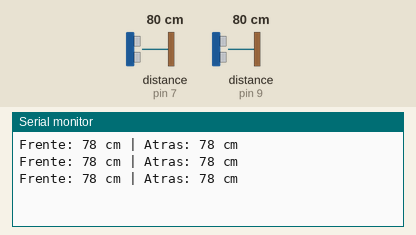
Recording of a sketch running on a simulated Arduino Uno, built with avr-gcc and run on an emulated ATmega328P. Shown: the last lines printed to the serial monitor. Wiring (inferred from the names in the program): 2 × ultrasonic range finder: trigger pin 6, echo pin 7 / trigger pin 8, echo pin 9. The inputs (shaded band) are chosen by the test bench; at power-on: distance to the obstacle (sensors on pin 7, pin 9) 80 cm. The echo pulse lasts 58.3 µs per cm.

Above: at 1.3 s.
1.4 s: distance to the obstacle (sensor on pin 7) set to 2 cm
At 2.0 s:
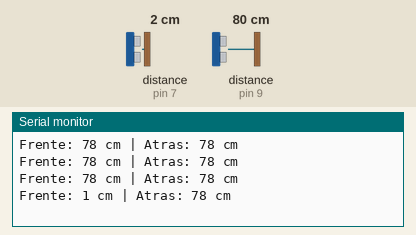
2.9 s: distance to the obstacle (sensor on pin 9) set to 2 cm
At 3.5 s:
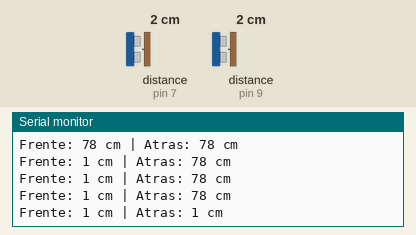
4.4 s: distance to the obstacle (sensor on pin 7) set to 4 cm
At 5.0 s:
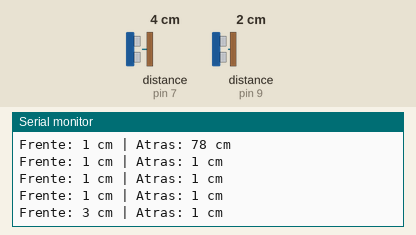
5.9 s: distance to the obstacle (sensor on pin 9) set to 4 cm
At 6.5 s:
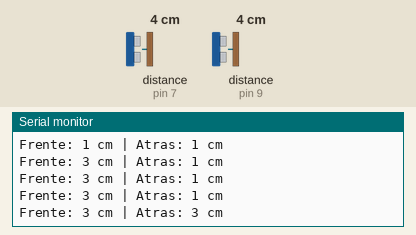
Timing chart, 0 to 8.4 s (numbered marks = the images above; inputs shaded):
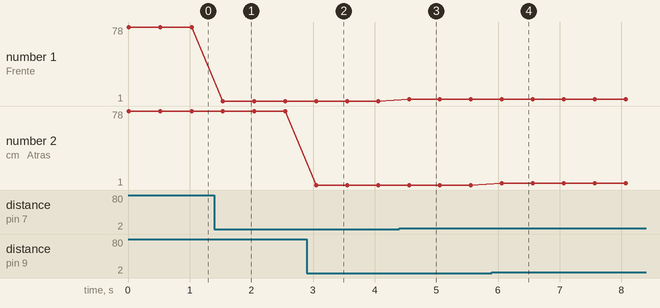

Measured:
- after the input at 1.4 s, the serial monitor: prints a new line after 0.14 s (image 1)
- after the input at 2.9 s, the serial monitor: prints a new line after 0.15 s (image 2)
- after the input at 4.4 s, the serial monitor: prints a new line after 0.16 s (image 3)
- after the input at 5.9 s, the serial monitor: prints a new line after 0.16 s (image 4)
- plotted number 1: 78 → 1 after the input at 1.4 s, 1 → 3 after the input at 4.4 s

The sketch:

2_test_ultrasonicos.ino
```cpp
/*
  Test de sensores ultrasónicos
  - Mide distancia con dos HC-SR04
  - Muestra valores en cm
*/
#define trigFront 6
#define echoFront 7
#define trigBack 8
#define echoBack 9

long medirDistancia(int trig, int echo) {
  digitalWrite(trig, LOW); delayMicroseconds(2);
  digitalWrite(trig, HIGH); delayMicroseconds(10);
  digitalWrite(trig, LOW);
  long duracion = pulseIn(echo, HIGH);
  return duracion * 0.034 / 2;
}

void setup() {
  Serial.begin(9600);
  pinMode(trigFront, OUTPUT); pinMode(echoFront, INPUT);
  pinMode(trigBack, OUTPUT); pinMode(echoBack, INPUT);
}

void loop() {
  long dFront = medirDistancia(trigFront, echoFront);
  long dBack = medirDistancia(trigBack, echoBack);
  Serial.print("Frente: "); Serial.print(dFront); Serial.print(" cm | ");
  Serial.print("Atras: "); Serial.print(dBack); Serial.println(" cm");
  delay(500);
}
```
